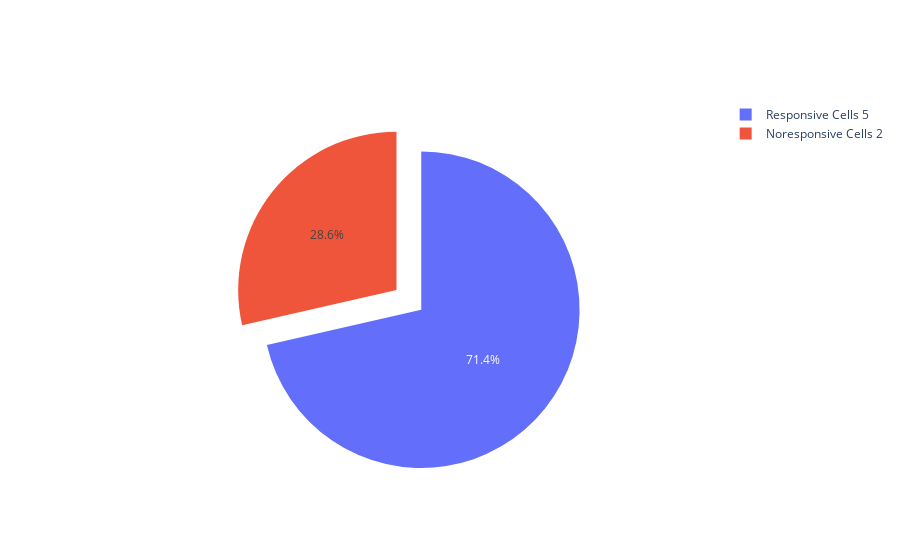

The code cell stored with this chart in its notebook:
### Code cell
import plotly.graph_objects as go

labels = ['Responsive Cells %d' %5,'Noresponsive Cells %d' %2]
values = [5, 2]

# pull is given as a fraction of the pie radius
fig = go.Figure(data=[go.Pie(labels=labels, values=values, pull=[0.2, 0])])
fig.show()
fig.write_image(os.path.join(save_path , 'Response_Pie.svg'))
fig.write_image(os.path.join(save_path , 'Response_Pie.pdf'))

### Figure 1 — Plotly figure (JSON) as saved in the notebook; plotly's stock layout.template omitted (floating-point values rounded to 4 significant figures)
{"data": [{"labels": ["Responsive Cells 5", "Noresponsive Cells 2"], "pull": [0.2, 0], "type": "pie", "values": [5, 2]}], "layout": {}}
